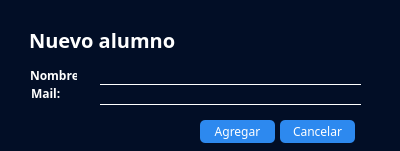
<?xml version="1.0" encoding="UTF-8"?>
<ui version="4.0">
 <class>NewAlumn</class>
 <widget class="QDialog" name="NewAlumn">
  <property name="geometry">
   <rect>
    <x>0</x>
    <y>0</y>
    <width>400</width>
    <height>151</height>
   </rect>
  </property>
  <property name="windowTitle">
   <string>Dialog</string>
  </property>
  <property name="styleSheet">
   <string notr="true">*{
font-family:century gothic;
}

QDialog{
background: rgba(2, 14, 38, 255)

}

QFrame
{
background: #020E26;
border-radius: 15px;
}

QToolButton
{
background: #2d89ef;
border-radius: 15px;
}

QToolButton:hover
{
background:  #2b5797;
border-radius: 15px;
}

QLabel{
color:white;
font-weight:bold;

}

QLineEdit
{
background:rgba(2, 14, 38, 255);
border:none;
border-bottom: 1px solid white;
color:white;
}

QPushButton{
background: #2d89ef;
color: white;
border-radius: 5px;
}

QPushButton:hover{
background: #2b5797;
color: white;
border-radius: 5px;
font-weight:bold;
}

QGroupBox{
color:white;

}

QGroupBox#ref{
color:white;
}

QLabel#Titulo
{
font-size:20px;
}
QTableWidget
{
color:white;
text-align:center;
}</string>
  </property>
  <widget class="QFrame" name="frame">
   <property name="geometry">
    <rect>
     <x>20</x>
     <y>55</y>
     <width>371</width>
     <height>61</height>
    </rect>
   </property>
   <property name="frameShape">
    <enum>QFrame::StyledPanel</enum>
   </property>
   <property name="frameShadow">
    <enum>QFrame::Raised</enum>
   </property>
   <widget class="QLineEdit" name="le_mail">
    <property name="geometry">
     <rect>
      <x>80</x>
      <y>30</y>
      <width>261</width>
      <height>20</height>
     </rect>
    </property>
   </widget>
   <widget class="QLabel" name="l_mail">
    <property name="geometry">
     <rect>
      <x>11</x>
      <y>32</y>
      <width>47</width>
      <height>13</height>
     </rect>
    </property>
    <property name="text">
     <string>Mail:</string>
    </property>
   </widget>
   <widget class="QLabel" name="l_nombre">
    <property name="geometry">
     <rect>
      <x>10</x>
      <y>14</y>
      <width>47</width>
      <height>13</height>
     </rect>
    </property>
    <property name="text">
     <string>Nombre:</string>
    </property>
   </widget>
   <widget class="QLineEdit" name="le_nombre">
    <property name="geometry">
     <rect>
      <x>80</x>
      <y>10</y>
      <width>261</width>
      <height>20</height>
     </rect>
    </property>
   </widget>
  </widget>
  <widget class="QLabel" name="Titulo">
   <property name="geometry">
    <rect>
     <x>29</x>
     <y>24</y>
     <width>351</width>
     <height>31</height>
    </rect>
   </property>
   <property name="text">
    <string>Nuevo alumno</string>
   </property>
  </widget>
  <widget class="QPushButton" name="b_agregar">
   <property name="geometry">
    <rect>
     <x>200</x>
     <y>120</y>
     <width>75</width>
     <height>23</height>
    </rect>
   </property>
   <property name="text">
    <string>Agregar</string>
   </property>
  </widget>
  <widget class="QPushButton" name="b_cancelar">
   <property name="geometry">
    <rect>
     <x>280</x>
     <y>120</y>
     <width>75</width>
     <height>23</height>
    </rect>
   </property>
   <property name="text">
    <string>Cancelar</string>
   </property>
  </widget>
 </widget>
 <resources/>
 <connections/>
</ui>
